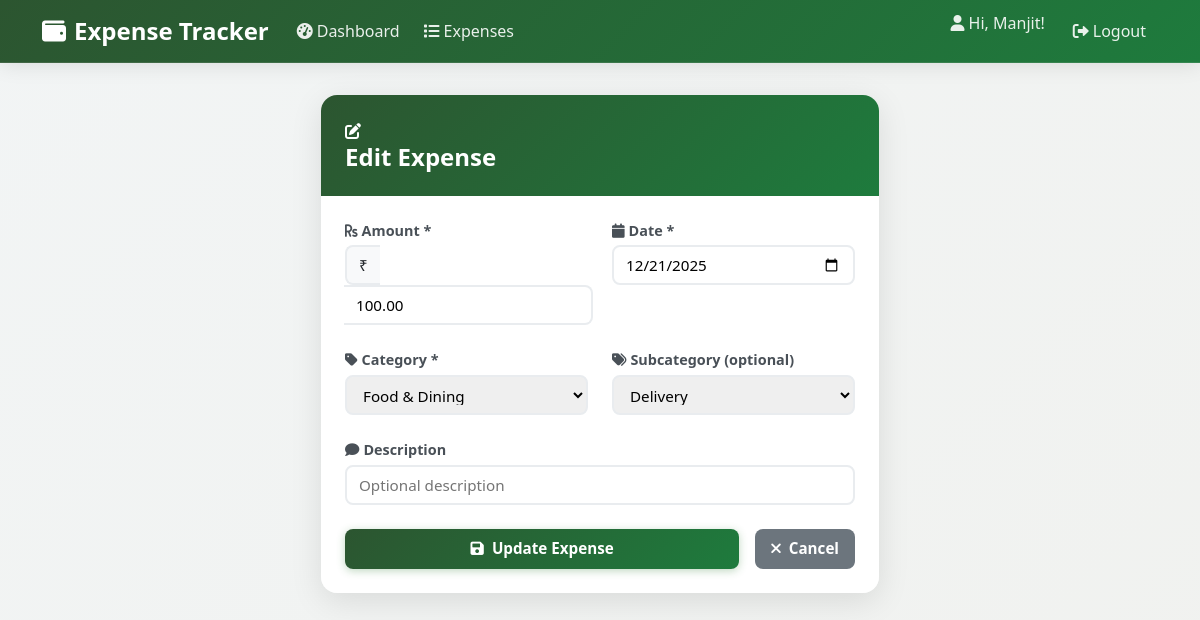
Screenshot of /expenses/11/edit/ (signed in) with the database file from the repository.
### ledger/models.py (models this page shows, shortened)
class Expense(models.Model):
    user = models.ForeignKey(settings.AUTH_USER_MODEL, on_delete=models.CASCADE)
    category = models.ForeignKey(Category, on_delete=models.CASCADE, null=True, blank=True)
    subcategory = models.ForeignKey(Subcategory, on_delete=models.SET_NULL, null=True, blank=True)
    amount = models.DecimalField(max_digits=10, decimal_places=2, validators=[MinValueValidator(0.01)])
    description = models.CharField(max_length=255, blank=True)
    date = models.DateField()
    created_at = models.DateTimeField(auto_now_add=True)
    class Meta:
        ordering = ['-date', '-created_at']

### ledger/views.py (the view)
# urls.py: path('expenses/<int:pk>/edit/', views.ExpenseUpdateView.as_view(), name='expense_update'),
class ExpenseUpdateView(LoginRequiredMixin, UpdateView):
    model = Expense
    form_class = ExpenseForm
    template_name = 'ledger/expense_form.html'
    success_url = reverse_lazy('expense_list')
    def get_form_kwargs(self):
        kwargs = super().get_form_kwargs()
        kwargs['user'] = self.request.user
        return kwargs
    def get_context_data(self, **kwargs):
        context = super().get_context_data(**kwargs)
        context['subcategory_category_map'] = getattr(context['form'], 'subcategory_category_map', {})
        return context
    def get_queryset(self):
        return Expense.objects.filter(user=self.request.user)

### ledger/models.py (called while the page is built)
    def __str__(self):
        return self.name

### ledger/templates/ledger/expense_form.html (shortened to what this page needs)
{% extends 'ledger/base.html' %}
{% block content %}
<div class="row justify-content-center">
    <div class="col-lg-8 col-xl-6">
        <div class="card-custom">
            <div class="card-header-custom">
                <i class="fas fa-{% if form.instance.pk %}edit{% else %}plus-circle{% endif %} me-2"></i>
                <h4 class="mb-0">{% if form.instance.pk %}Edit{% else %}Add{% endif %} Expense</h4>
            </div>
            <div class="card-body p-4">
                <form method="post" action="">
                    <div class="row g-4">
                        <div class="col-md-6">
                            <div class="form-group-aligned">
                                <label for="{{ form.amount.id_for_label }}" class="form-label-custom">
                                    <i class="fas fa-rupee-sign me-1"></i>Amount *
                                </label>
                                <div class="input-group">
                                    <span class="input-group-text">₹</span>
                                    {{ form.amount }}
                                </div>
                            </div>
                        </div>
                        <div class="col-md-6">
                            <div class="form-group-aligned">
                                <label for="{{ form.date.id_for_label }}" class="form-label-custom">
                                    <i class="fas fa-calendar me-1"></i>Date *
                                </label>
                                {{ form.date }}
                            </div>
                        </div>
                        <div class="col-md-6">
                            <div class="form-group-aligned">
                                <label for="{{ form.category.id_for_label }}" class="form-label-custom">
                                    <i class="fas fa-tag me-1"></i>Category *
                                </label>
                                {{ form.category }}
                            </div>
                        </div>
                        <div class="col-md-6">
                            <div class="form-group-aligned">
                                <label for="{{ form.subcategory.id_for_label }}" class="form-label-custom">
                                    <i class="fas fa-tags me-1"></i>Subcategory (optional)
                                </label>
                                {{ form.subcategory }}
                            </div>
                        </div>
                        <div class="col-12">
                            <div class="form-group-aligned">
                                <label for="{{ form.description.id_for_label }}" class="form-label-custom">
                                    <i class="fas fa-comment me-1"></i>Description
                                </label>
                                {{ form.description }}
                            </div>
                        </div>
                    </div>
                    <div class="d-flex gap-3 mt-4">
                        <button type="submit" class="btn btn-custom-primary flex-fill">
                            <i class="fas fa-save me-2"></i>{% if form.instance.pk %}Update{% else %}Add{% endif %} Expense
                        </button>
                        <a href="{% url 'expense_list' %}" class="btn btn-custom-secondary">
                            <i class="fas fa-times me-2"></i>Cancel
                        </a>
                    </div>
                </form>
            </div>
        </div>
    </div>
</div>
{% endblock %}

### ledger/templates/ledger/base.html (shortened to what this page needs)
{% load static %}
<!DOCTYPE html>
<html lang="en">
<head>
    <link href="https://cdn.jsdelivr.net/npm/bootstrap@5.3.0/dist/css/bootstrap.min.css" rel="stylesheet">
    <link rel="stylesheet" href="https://cdnjs.cloudflare.com/ajax/libs/font-awesome/6.0.0/css/all.min.css">
</head>
<body>
    <nav class="navbar navbar-expand-lg navbar-custom">
        <div class="container">
            <a class="navbar-brand" href="{% url 'dashboard' %}">
                <i class="fas fa-wallet me-2"></i>Expense Tracker
            </a>
            <div class="collapse navbar-collapse" id="navbarNav">
                <ul class="navbar-nav me-auto">
                    <li class="nav-item">
                        <a class="nav-link" href="{% url 'dashboard' %}">
                            <i class="fas fa-tachometer-alt me-1"></i>Dashboard
                        </a>
                    </li>
                    <li class="nav-item">
                        <a class="nav-link" href="{% url 'expense_list' %}">
                            <i class="fas fa-list me-1"></i>Expenses
                        </a>
                    </li>
                </ul>
                <ul class="navbar-nav">
                    {% if user.is_authenticated %}
                        <li class="nav-item">
                            <span class="navbar-text me-3">
                                <i class="fas fa-user me-1"></i>Hi, {{ user.first_name|default:user.username }}!
                            </span>
                        </li>
                        <li class="nav-item">
                            <a class="nav-link" href="{% url 'logout' %}">
                                <i class="fas fa-sign-out-alt me-1"></i>Logout
                            </a>
                        </li>
                    {% else %}
                        <li class="nav-item">
                            <a class="nav-link" href="{% url 'login' %}">
                                <i class="fas fa-sign-in-alt me-1"></i>Login
                            </a>
                        </li>
                    {% endif %}
                </ul>
            </div>
        </div>
    </nav>
    <main class="container main-content">
        {% block content %}{% endblock %}
    </main>
</body>
</html>

### ledger/templates/ledger/base.html (style rules this page uses)
:root { --primary-green: #2c5530; --secondary-green: #1e7b3d; --light-green: #e8f5e8; --accent-green: #4caf50; }
body { background: linear-gradient(135deg, rgba(188, 205, 199, 0.1) 0%, rgba(173, 176, 143, 0.1) 100%), #f8f9fa; min-height: 100vh; font-family: 'Segoe UI', Tahoma, Geneva, Verdana, sans-serif; }
.navbar-custom { background: linear-gradient(135deg, var(--primary-green) 0%, var(--secondary-green) 100%); backdrop-filter: blur(20px); border-bottom: 1px solid rgba(255, 255, 255, 0.1); box-shadow: 0 2px 20px rgba(0, 0, 0, 0.1); }
.navbar-brand { font-weight: 700; font-size: 1.5rem; color: white !important; }
.nav-link { font-weight: 500; color: rgba(255, 255, 255, 0.9) !important; transition: all 0.3s ease; padding: 0.5rem 1rem; border-radius: 8px; margin: 0 0.25rem; }
.navbar-text { color: rgba(255, 255, 255, 0.9) !important; font-weight: 500; }
.main-content { padding: 2rem 0; min-height: calc(100vh - 76px); }
.card-custom { background: rgba(255, 255, 255, 0.95); backdrop-filter: blur(10px); border: none; border-radius: 16px; box-shadow: 0 8px 32px rgba(0, 0, 0, 0.1); transition: all 0.3s ease; }
.card-header-custom { background: linear-gradient(135deg, var(--primary-green) 0%, var(--secondary-green) 100%); color: white; border: none; border-radius: 16px 16px 0 0 !important; padding: 1.5rem; }
.card-header-custom h4, .card-header-custom h5 { margin: 0; font-weight: 600; }
.btn-custom-primary { background: linear-gradient(135deg, var(--primary-green) 0%, var(--secondary-green) 100%); border: none; border-radius: 8px; padding: 0.5rem 1rem; font-weight: 600; color: white; transition: all 0.3s ease; height: 40px; font-size: 0.95rem; box-shadow: 0 2px 8px rgba(46, 125, 50, 0.3); }
.btn-custom-secondary { background: #6c757d; border: none; border-radius: 8px; padding: 0.5rem 1rem; font-weight: 600; color: white; transition: all 0.3s ease; height: 40px; font-size: 0.95rem; }
.form-control-custom { border-radius: 8px; border: 2px solid #e9ecef; padding: 0.5rem 0.75rem; font-size: 0.95rem; transition: all 0.3s ease; height: 40px !important; min-height: 40px !important; max-height: 40px !important; line-height: 1.4; }
.form-select-custom { border-radius: 8px; border: 2px solid #e9ecef; padding: 0.5rem 0.75rem; font-size: 0.95rem; transition: all 0.3s ease; height: 40px !important; min-height: 40px !important; max-height: 40px !important; line-height: 1.4; background-position: right 0.75rem center; overflow: hidden; }
.form-select-custom option { padding: 0.25rem; font-size: 0.95rem; }
select.form-select-custom { -webkit-appearance: menulist; -moz-appearance: menulist; appearance: menulist; box-sizing: border-box !important; }
.form-group-aligned { display: flex; flex-direction: column; height: auto; }
.form-group-aligned .form-label-custom { margin-bottom: 0.25rem; font-size: 0.9rem; }
.form-group-aligned .form-control-custom, .form-group-aligned .form-select-custom { flex: 1; }
.input-group .input-group-text { height: 40px; border-radius: 8px 0 0 8px; border: 2px solid #e9ecef; border-right: none; background: #f8f9fa; font-size: 0.95rem; }
.input-group .form-control-custom { border-radius: 0 8px 8px 0; border-left: none; }
.form-label-custom { font-weight: 600; color: #495057; margin-bottom: 0.5rem; }

### rows the page displays
Expense: amount "100.00", date "12/21/2025", category "Food & Dining", subcategory "Delivery"

### other values shown
{{ user.first_name|default:user.username }} "Manjit"
